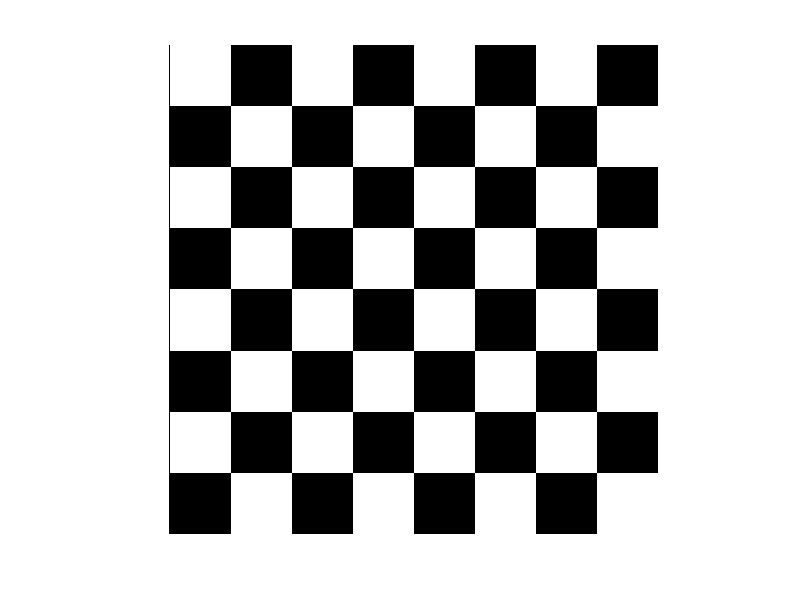

This chart was generated by the following MATLAB code:
function chess
  
  chess_board = 255*ones(8*20,8*20,'uint8');
  
  chess_board(1:20,21:40,:) = zeros(20,20,'uint8');
  
  chess_board(21:40,1:20,:) = chess_board(1:20,21:40,:);
  chess_board(61:80,1:20,:) = chess_board(1:20,21:40,:);
  chess_board(101:120,1:20,:) = chess_board(1:20,21:40,:);
  chess_board(141:160,1:20,:) = chess_board(1:20,21:40,:);
  
  chess_board(41:60,21:40,:) = chess_board(1:20,21:40,:);
  chess_board(81:100,21:40,:) = chess_board(1:20,21:40,:);
  chess_board(121:140,21:40,:) = chess_board(1:20,21:40,:);
  
  
  chess_board(21:40,41:60,:) = chess_board(1:20,21:40,:);
  chess_board(61:80,41:60,:) = chess_board(1:20,21:40,:);
  chess_board(101:120,41:60,:) = chess_board(1:20,21:40,:);
  chess_board(141:160,41:60,:) = chess_board(1:20,21:40,:);
  
  chess_board(1:20,61:80,:) = chess_board(1:20,21:40,:);
  chess_board(41:60,61:80,:) = chess_board(1:20,21:40,:);
  chess_board(81:100,61:80,:) = chess_board(1:20,21:40,:);
  chess_board(121:140,61:80,:) = chess_board(1:20,21:40,:);
  
  chess_board(21:40,81:100,:) = chess_board(1:20,21:40,:);
  chess_board(61:80,81:100,:) = chess_board(1:20,21:40,:);
  chess_board(101:120,81:100,:) = chess_board(1:20,21:40,:);
  chess_board(141:160,81:100,:) = chess_board(1:20,21:40,:);
  
  chess_board(1:160,81:160,:) = chess_board(1:160,1:80,:)
  
  chess_board(21:40,81:100,:) = chess_board(1:20,21:40,:);
  chess_board(61:80,81:100,:) = chess_board(1:20,21:40,:);
  chess_board(101:120,81:100,:) = chess_board(1:20,21:40,:);
  chess_board(141:160,81:100,:) = chess_board(1:20,21:40,:);
  
  chess_board(1:20,141:160,:) = chess_board(1:20,21:40,:);
  chess_board(41:60,141:160,:) = chess_board(1:20,21:40,:);
  chess_board(81:100,141:160,:) = chess_board(1:20,21:40,:);
  chess_board(121:140,141:160,:) = chess_board(1:20,21:40,:);
  

  
 
  imshow(chess_board);
  end
